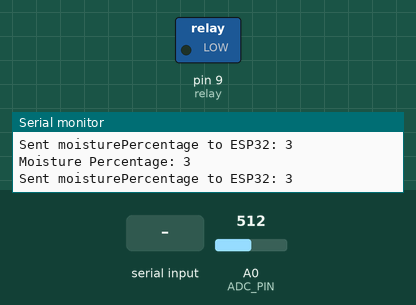
The sketch below on a simulated Arduino Uno, built with avr-gcc and run on an emulated ATmega328P. On the bench: switched loads named in the sketch (green lamp = pin HIGH), the last lines printed to the serial monitor. The inputs (shaded band) are chosen by the test bench; at power-on: A0 (ADC_PIN) = 512.

Above: at 1.3 s.
1.4 s: "THRESHOLD:\n" received over the second serial link
At 3.9 s:
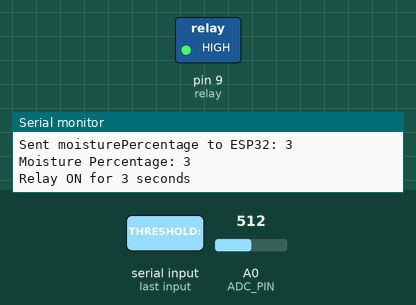
Timing chart, 0 to 7.6 s (numbered marks = the images above; inputs shaded):
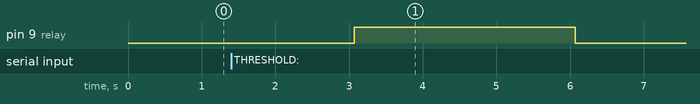

The sketch:

arduino-1.ino
```cpp
#include <SoftwareSerial.h>

#define relay 9
#define ADC_PIN A0
#define RX_PIN 11  // Define the RX pin for SoftwareSerial
#define TX_PIN 12  // Define the TX pin for SoftwareSerial

SoftwareSerial mySerial(RX_PIN, TX_PIN);  // RX, TX

int threshold = 50; // Default threshold to a reasonable value for testing
unsigned long previousMillis = 0;  // Store the last time the relay was turned on
const long interval = 3000;  // 3 seconds interval

void setup() {
  pinMode(relay, OUTPUT);
  Serial.begin(9600);
  mySerial.begin(9600);  // Initialize SoftwareSerial
  Serial.println("Setup complete. Awaiting data...");
}

void loop() {
  int val_ADC = analogRead(ADC_PIN);
  int moisturePercentage = map(val_ADC, 435, 175, 0, 100); // Adjust these values based on your sensor calibration

  // Shift the moisture percentage up by 80
  moisturePercentage = min(moisturePercentage + 32, 100); // Ensure it does not exceed 100%

  Serial.print("Moisture Percentage: ");
  Serial.println(moisturePercentage);

  // Check for incoming data from ESP32
  if (mySerial.available()) {
    String input = mySerial.readStringUntil('\n');
    Serial.print("Received input: ");
    Serial.println(input);  // Debug the received input

    if (input.startsWith("THRESHOLD:")) {
      input = input.substring(10); // Remove "THRESHOLD:" prefix
      int newThreshold = input.toInt();

      // Validate the new threshold
      if (newThreshold > 0 && newThreshold < 100) {
        threshold = newThreshold;
        Serial.print("Updated threshold: ");
        Serial.println(threshold);
      } else if(newThreshold < 0) {
        threshold = 0;
        Serial.print("Updated threshold: ");
        Serial.println(threshold);
      }
      else if(newThreshold > 100) {
        threshold = 100;
        Serial.print("Updated threshold: ");
        Serial.println(threshold);
      }
    }
  }

  unsigned long currentMillis = millis();

  // Control the relay based on the moisture percentage
  if (moisturePercentage+5 < threshold) {
    if (currentMillis - previousMillis >= interval) {
      digitalWrite(relay, HIGH);
      Serial.println("Relay ON for 3 seconds");
      delay(3000); // Pump on for 3 seconds
      digitalWrite(relay, LOW);
      Serial.println("Relay OFF");
      delay(10000); // Pump off for 10 seconds
      previousMillis = currentMillis;  // Update the time the relay was turned off
    }
  } else {
    digitalWrite(relay, LOW);
    Serial.println("Relay OFF");
  }

  // Send moisture percentage back to ESP32
  mySerial.println(moisturePercentage);
  Serial.print("Sent moisturePercentage to ESP32: ");
  Serial.println(moisturePercentage);

  delay(500); // Small delay to ensure proper communication
}
```
